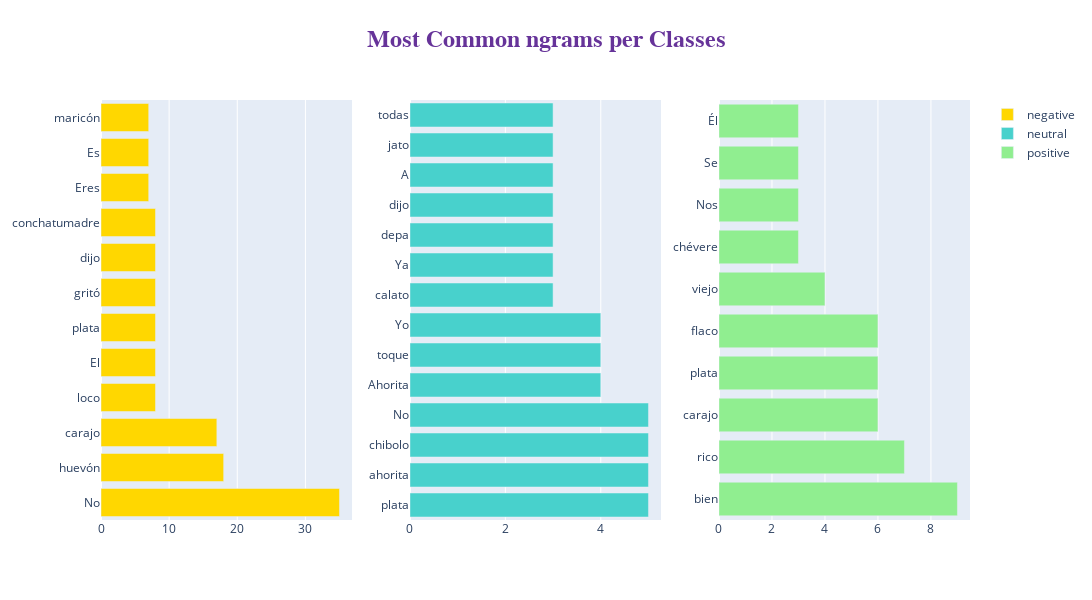

The notebook cell saved with this chart:
### Code cell
fig = make_subplots(rows=1, cols=3)
title_ = ["negative", "neutral", "positive"]

for i in range(3):
    texts = df[df["label"] == i]['tokenized_text']

    new = texts.str.split()
    new = new.values.tolist()
    corpus = [word for i in new for word in i]
    counter = Counter(corpus)
    most = counter.most_common()
    x, y = [], []

    for word, count in most[:30]:
        if word not in stopWords_nltk:
            x.append(word)
            y.append(count)

    fig.add_trace(go.Bar(
                x=y,
                y=x,
                orientation='h', type="bar",
        name=title_[i], marker=dict(color=colors[i])), 1, i+1)
    
fig.update_layout(
    autosize=False,
    width=2000,
    height=600,title=dict(
        text='<b>Most Common ngrams per Classes</b>',
        x=0.5,
        y=0.95,
        font=dict(
        family="Courier New, monospace",
        size=24,
        color="RebeccaPurple"
        )
    ),)


fig.show()

### Figure 1 — Plotly figure (JSON) as saved in the notebook; plotly's stock layout.template omitted (floating-point values rounded to 4 significant figures)
{"data": [{"marker": {"color": "gold"}, "name": "negative", "orientation": "h", "type": "bar", "x": [35, 18, 17, 8, 8, 8, 8, 8, 8, 7, 7, 7], "xaxis": "x", "y": ["No", "huevón", "carajo", "loco", "El", "plata", "gritó", "dijo", "conchatumadre", "Eres", "Es", "maricón"], "yaxis": "y"}, {"marker": {"color": "mediumturquoise"}, "name": "neutral", "orientation": "h", "type": "bar", "x": [5, 5, 5, 5, 4, 4, 4, 3, 3, 3, 3, 3, 3, 3], "xaxis": "x2", "y": ["plata", "ahorita", "chibolo", "No", "Ahorita", "toque", "Yo", "calato", "Ya", "depa", "dijo", "A", "jato", "todas"], "yaxis": "y2"}, {"marker": {"color": "lightgreen"}, "name": "positive", "orientation": "h", "type": "bar", "x": [9, 7, 6, 6, 6, 4, 3, 3, 3, 3], "xaxis": "x3", "y": ["bien", "rico", "carajo", "plata", "flaco", "viejo", "chévere", "Nos", "Se", "Él"], "yaxis": "y3"}], "layout": {"autosize": false, "height": 600, "title": {"font": {"color": "RebeccaPurple", "family": "Courier New, monospace", "size": 24}, "text": "<b>Most Common ngrams per Classes</b>", "x": 0.5, "y": 0.95}, "width": 2000, "xaxis": {"anchor": "y", "domain": [0, 0.2889]}, "xaxis2": {"anchor": "y2", "domain": [0.3556, 0.6444]}, "xaxis3": {"anchor": "y3", "domain": [0.7111, 1]}, "yaxis": {"anchor": "x", "domain": [0, 1]}, "yaxis2": {"anchor": "x2", "domain": [0, 1]}, "yaxis3": {"anchor": "x3", "domain": [0, 1]}}}
